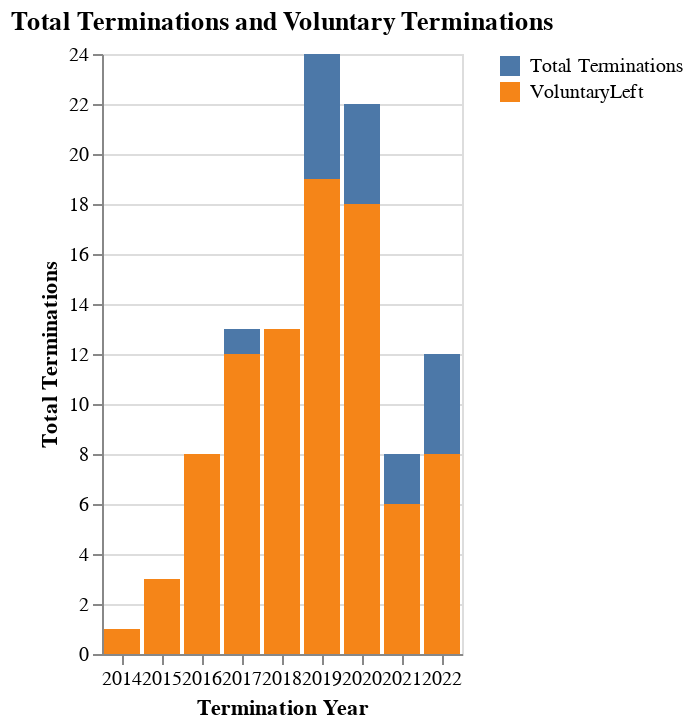

The code cell stored with this chart in its notebook:
### Code cell
DeepnoteChart(left, """{"layer":[{"layer":[{"mark":{"clip":true,"type":"bar","color":"#9ecae9","tooltip":true},"encoding":{"x":{"sort":"ascending","type":"ordinal","field":"DateofTermination","scale":{"type":"linear"},"stack":"zero","timeUnit":"year"},"y":{"sort":null,"type":"quantitative","field":"Termd","scale":{"type":"linear"},"stack":"zero","format":{"type":"default","decimals":null},"aggregate":"sum","formatType":"numberFormatFromNumberType"},"color":{"datum":"Total Terminations"}}}]},{"layer":[{"mark":{"clip":true,"type":"bar","color":"#4c78a8","tooltip":true},"encoding":{"x":{"axis":{"title":"Termination Year "},"sort":"ascending","type":"ordinal","field":"DateofTermination","scale":{"type":"linear"},"stack":"zero","timeUnit":"year"},"y":{"axis":{"title":"Total Terminations"},"sort":null,"type":"quantitative","field":"*VoluntaryLeft","scale":{"type":"linear"},"stack":"zero","format":{"type":"default","decimals":null},"aggregate":"sum","formatType":"numberFormatFromNumberType"},"color":{"datum":"VoluntaryLeft"}}}]}],"title":"Total Terminations and Voluntary Terminations ","config":{"legend":{}},"$schema":"https://vega.github.io/schema/vega-lite/v5.json","encoding":{}}""")
